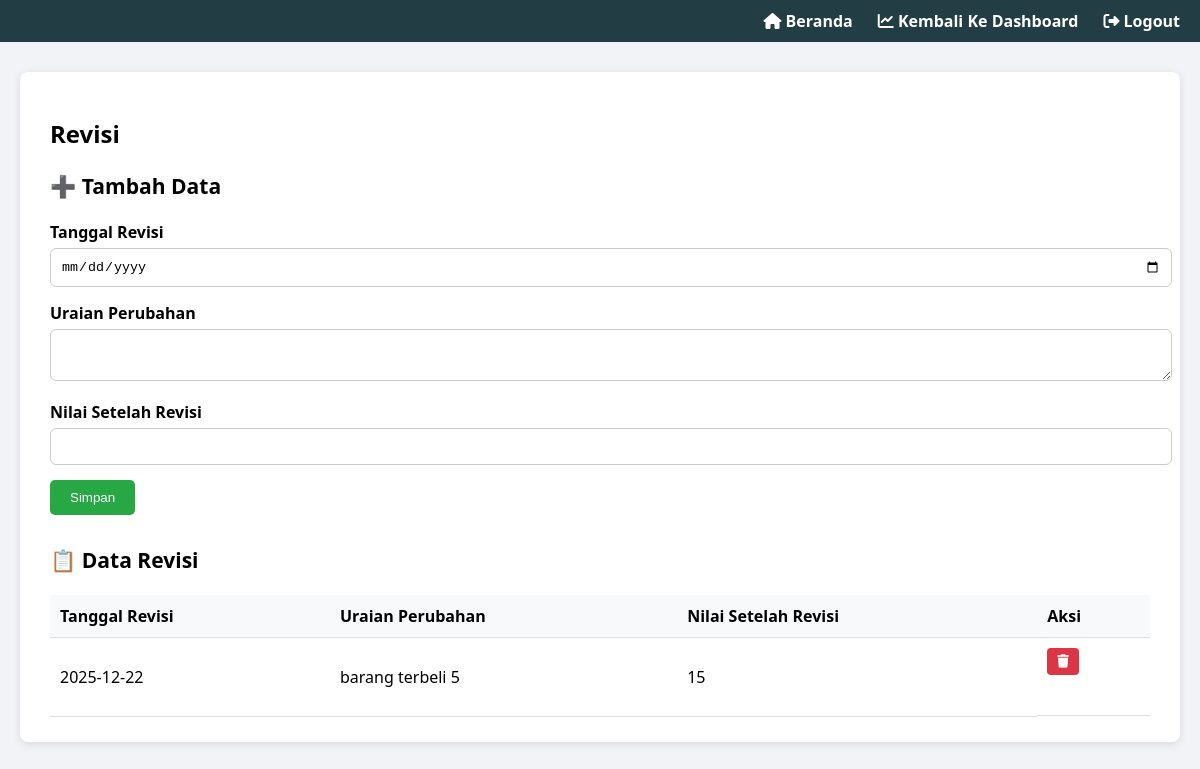
Screenshot of /revisi.php with the database file from the repository.
### tables this page shows
CREATE TABLE `revisi` (
  `tanggal_revisi` date NOT NULL,
  `uraian_perubahan` text NOT NULL,
  `nilai_setelah_revisi` int(11) NOT NULL
);

### revisi.php (the view, shortened to what this page needs)
<?php
$conn = new mysqli("localhost", "root", "", "dinas_pertanian");
$result = $conn->query("SELECT * FROM revisi ORDER BY tanggal_revisi DESC");
?>
<!DOCTYPE html>
<html>
<head>
    <link rel="stylesheet" href="https://cdnjs.cloudflare.com/ajax/libs/font-awesome/6.5.0/css/all.min.css">
</head>
<body>
<div class="top-navbar">
    <a href="home.php"><i class="fas fa-home"></i> Beranda</a>
    <a href="dashboard.php"><i class="fas fa-chart-line"></i> Kembali Ke Dashboard</a>
    <a href="logout.php"><i class="fas fa-sign-out-alt"></i> Logout</a>
</div>
<div class="container">
    <h2>Revisi</h2>
    <div class="section-title">
        <h3>➕ Tambah Data</h3>
    </div>
    <form method="POST">
        <div class="form-group">
            <label for="tanggal_revisi">Tanggal Revisi</label>
            <input type="date" name="tanggal_revisi" required>
        </div>
        <div class="form-group">
            <label for="uraian_perubahan">Uraian Perubahan</label>
            <textarea name="uraian_perubahan" rows="2" required></textarea>
        </div>
        <div class="form-group">
            <label for="nilai_setelah_revisi">Nilai Setelah Revisi</label>
            <input type="number" name="nilai_setelah_revisi" required>
        </div>
        <button type="submit" name="tambah">Simpan</button>
    </form>
    <div class="section-title">
        <h3>📋 Data Revisi</h3>
    </div>
    <table>
        <thead>
            <tr>
                <th>Tanggal Revisi</th>
                <th>Uraian Perubahan</th>
                <th>Nilai Setelah Revisi</th>
                <th>Aksi</th>
            </tr>
        </thead>
        <tbody>
            <?php while ($row = $result->fetch_assoc()): ?>
                <tr>
                    <td><?= htmlspecialchars($row['tanggal_revisi']) ?></td>
                    <td><?= nl2br(htmlspecialchars($row['uraian_perubahan'])) ?></td>
                    <td><?= number_format($row['nilai_setelah_revisi'], 0, ',', '.'); ?></td>
                    <td class="aksi-btn">
                        <form method="GET" onsubmit="return confirm('Yakin ingin menghapus data ini?')">
                            <button class="btn-hapus"><i class="fas fa-trash"></i></button>
                        </form>
                    </td>
                </tr>
            <?php endwhile; ?>
        </tbody>
    </table>
</div>
</body>
</html>

### revisi.php (style rules this page uses)
body { margin: 0; font-family: 'Segoe UI', sans-serif; background-color: #f1f3f6; }
.top-navbar { background-color: #223e44; color: white; padding: 10px 20px; display: flex; justify-content: flex-end; align-items: center; gap: 25px; }
.top-navbar a { color: white; text-decoration: none; font-weight: bold; }
.container { max-width: 1100px; margin: 30px auto; background-color: #ffffff; padding: 25px 30px; border-radius: 8px; box-shadow: 0 2px 8px rgba(0, 0, 0, 0.1); }
h2 { margin-bottom: 20px; font-size: 24px; }
form { margin-bottom: 30px; }
.form-group { margin-bottom: 15px; }
label { font-weight: 600; display: block; margin-bottom: 5px; }
input[type="date"], input[type="number"], textarea { width: 100%; padding: 10px; border: 1px solid #ccc; border-radius: 6px; }
button { background-color: #28a745; color: white; padding: 10px 20px; border: none; border-radius: 5px; cursor: pointer; }
table { width: 100%; border-collapse: collapse; margin-top: 20px; }
th, td { padding: 10px; text-align: left; border-bottom: 1px solid #ddd; }
th { background-color: #f8f9fa; }
.aksi-btn { display: flex; gap: 5px; }
.btn-hapus { background-color: #dc3545; border: none; color: white; padding: 6px 10px; border-radius: 4px; cursor: pointer; }
.section-title { font-size: 18px; font-weight: bold; margin-bottom: 10px; }

### rows the page displays
revisi: tanggal_revisi "2025-12-22", uraian_perubahan "barang terbeli 5", nilai_setelah_revisi "15"
